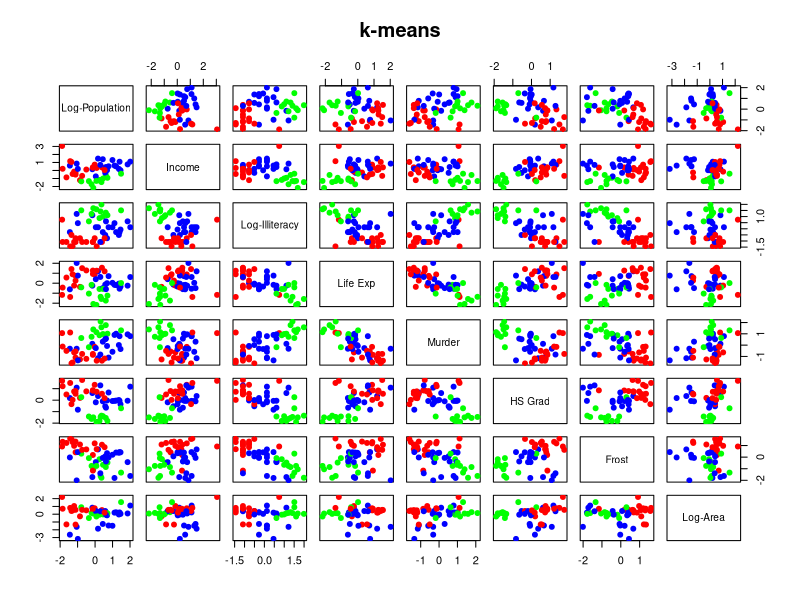
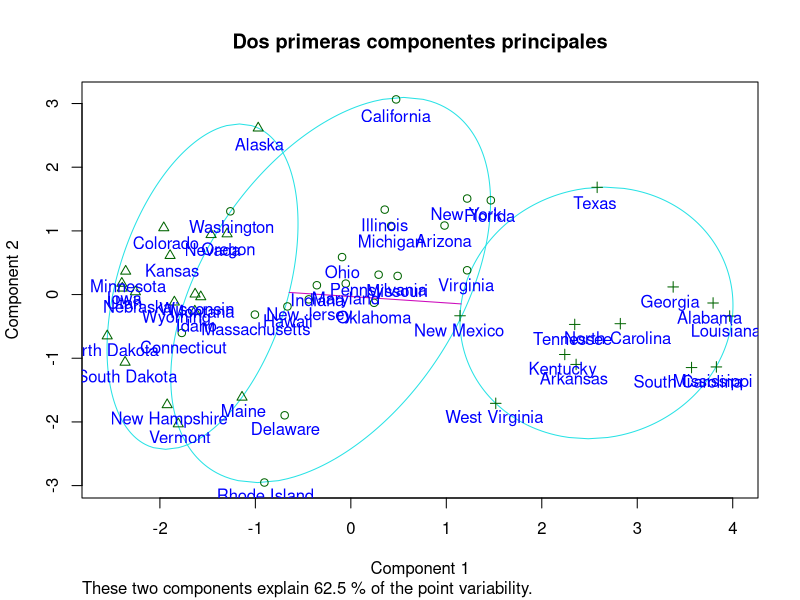
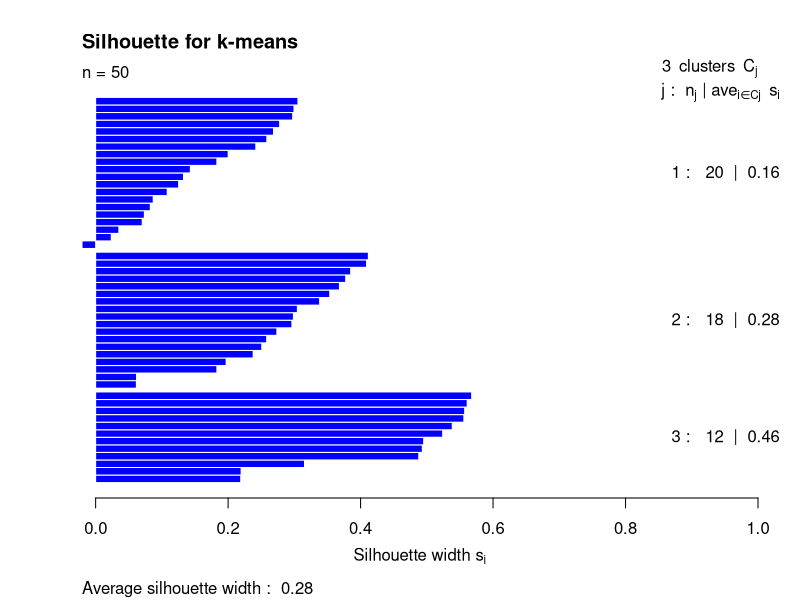
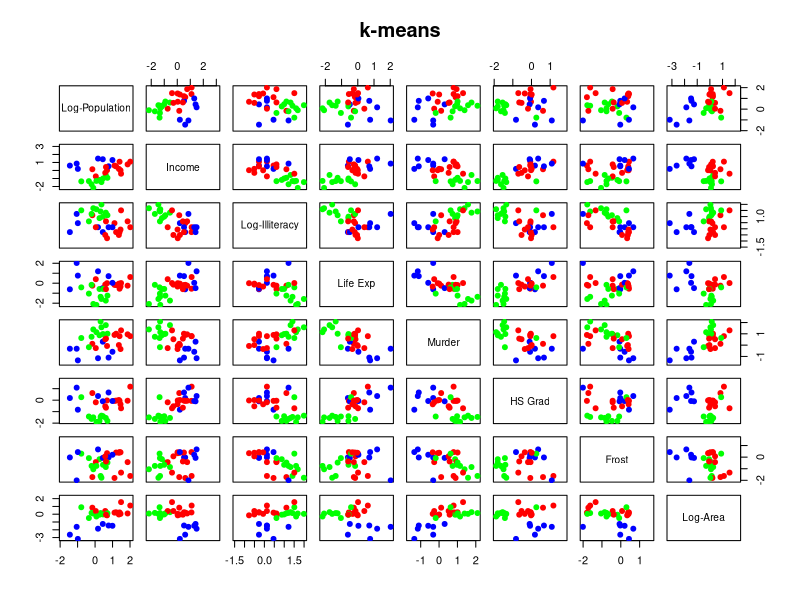
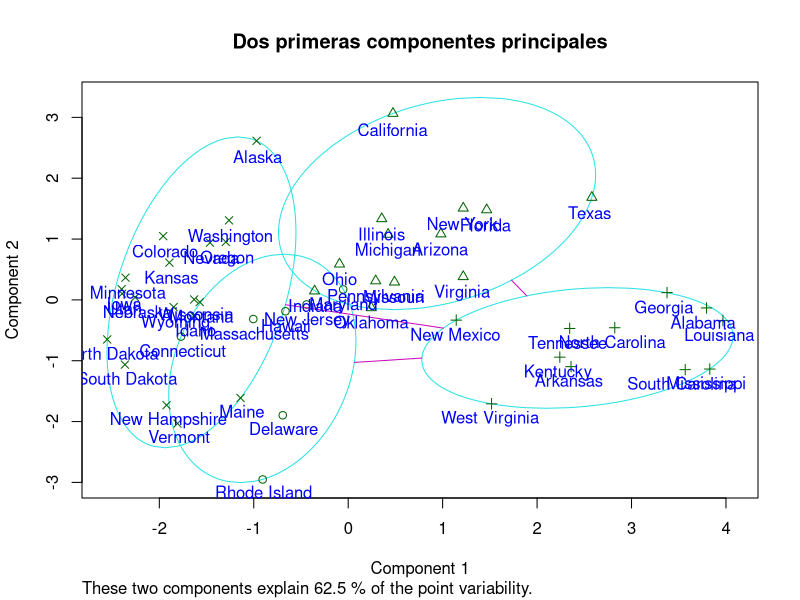
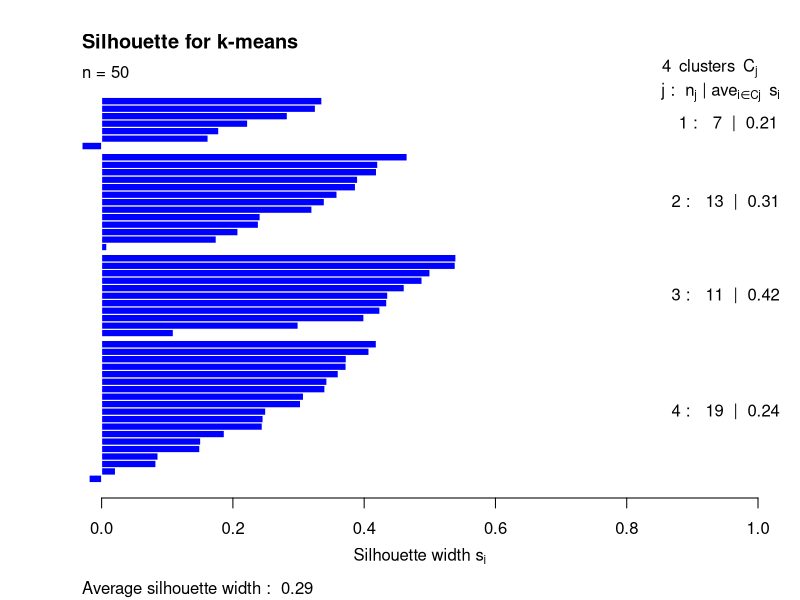

These figures' R source, in order:

#__________ K-MEANS____________

# Cargar la matriz de datos.

X<-as.data.frame(state.x77)

#-------------------------------------
#     Transformacion de datos
#-------------------------------------

#1.- Transformacion de las variables x1,x3 y x8
# con la funcion de logaritmo.

X[,1]<-log(X[,1])
colnames(X)[1]<-"Log-Population"

X[,3]<-log(X[,3])
colnames(X)[3]<-"Log-Illiteracy"

X[,8]<-log(X[,8])
colnames(X)[8]<-"Log-Area"

#---------------------------------
#    Metodo k-means
#---------------------------------

#1.- Separacion de filas y columnas.

dim(X)
n<-dim(X)[1]
p<-dim(X[2])

# 2.- Estandarizacion univariante.
X.s<-scale(X)

# 3.- Algoritmo k-medias (3 grupos)
# cantidad de subconjuntos aleatorios que se escogen
# para realizar los calculos de algoritmo.
Kmeans.3<-kmeans(X.s, 3, nstart=25)

# centroides
Kmeans.3$centers

# cluster de pertenencia
Kmeans.3$cluster


# 4.- SCDG
SCDG<-sum(Kmeans.3$withinss)
SCDG

# 5.- Clusters
cl.kmeans<-Kmeans.3$cluster
cl.kmeans

# 6.- Scatter plot con la division de grupos
# obtenidos (se utiliza la matriz de datos centrados).
col.cluster<-c("blue", "red", "green")[cl.kmeans]
pairs(X.s, col=col.cluster, main="k-means", pch=19)

#-----------------------------------------
#  Visualizacion con las dos componentes principales
#-----------------------------------------

library(cluster) 

clusplot(X.s, cl.kmeans, 
         main="Dos primeras componentes principales")

text(princomp(X.s)$score[,1:2],
     labels=rownames(X.s), pos=1, col="blue")

#-------------------------------------
#  Silhouette
#--------------------------------------
# Representacion grafica de la eficacia de
# clasificacion de una observacion dentro de un
# grupo.

# 1.- Generacion de los calculos
dist.Euc<-dist(X.s, method = "euclidean")
Sil.kmeans<-silhouette(cl.kmeans, dist.Euc)

#2.- Generacion del grafico
plot(Sil.kmeans, main="Silhouette for k-means", 
col="blue")

# Ejercicio 

# 3.- Algoritmo k-medias (3 grupos)
# cantidad de subconjuntos aleatorios que se escogen
# para realizar los calculos de algoritmo.
Kmeans.5<-kmeans(X.s, 4, nstart=25)

# centroides
Kmeans.5$centers

# cluster de pertenencia
Kmeans.5$cluster


# 4.- SCDG
SCDG<-sum(Kmeans.5$withinss)
SCDG

# 5.- Clusters
cl.kmeans<-Kmeans.5$cluster
cl.kmeans

# 6.- Scatter plot con la division de grupos
# obtenidos (se utiliza la matriz de datos centrados).
col.cluster<-c("blue", "red", "green")[cl.kmeans]
pairs(X.s, col=col.cluster, main="k-means", pch=19)

#-----------------------------------------
#  Visualizacion con las dos componentes principales
#-----------------------------------------

library(cluster) 

clusplot(X.s, cl.kmeans, 
         main="Dos primeras componentes principales")

text(princomp(X.s)$score[,1:2],
     labels=rownames(X.s), pos=1, col="blue")

#-------------------------------------
#  Silhouette
#--------------------------------------
# Representacion grafica de la eficacia de
# clasificacion de una observacion dentro de un
# grupo.

# 1.- Generacion de los calculos
dist.Euc<-dist(X.s, method = "euclidean")
Sil.kmeans<-silhouette(cl.kmeans, dist.Euc)

#2.- Generacion del grafico
plot(Sil.kmeans, main="Silhouette for k-means", 
     col="blue")


#Despues de realizar pruebas con 4 y 5 clusters es posible concluir que las mejores clasificaciones 
#se presentan en de 4

#En nuestro gráfico de silhouette es posible observar los clusters, en el primero 
#podemos decir que tiene una clasificacion medianamente baja, ya que solo es de
#0,21, para el segundo es de 42, para el tercero de 24 y para el cuarto de 31

#Recordemos que mientras mas cercanos al 1, significará que nuestros clustes entan mejor clasificados


31
24
42
21
